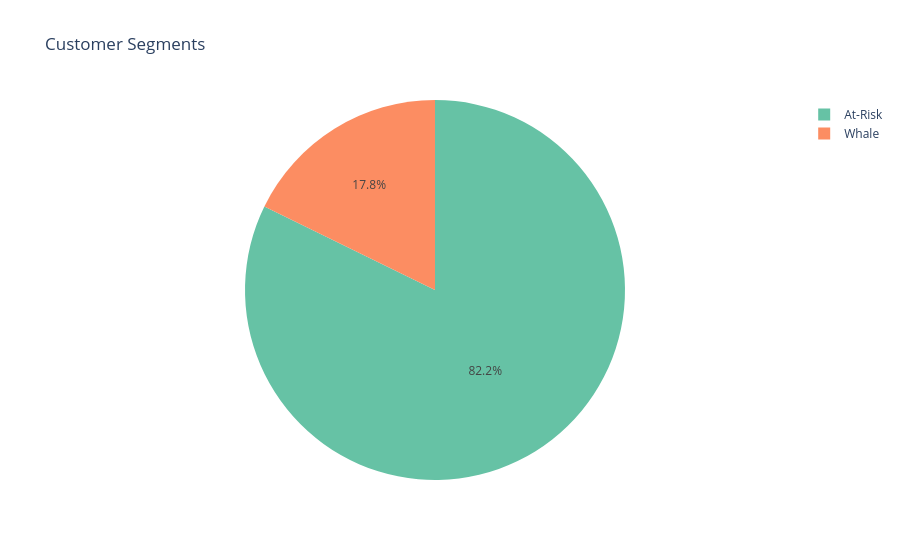

The notebook cell saved with this chart:
### Markdown cell above
## Step 5 — Customer Segmentation with K-Means

We train K-Means with **k=3** and evaluate with **Silhouette Score** (–1 to +1, higher = tighter clusters).  
Segments are labelled by comparing each cluster's mean RFM values.

### Code cell
kmeans = KMeans(n_clusters=3, random_state=42, n_init=10)
rfm["Cluster"] = kmeans.fit_predict(rfm_scaled)

sil = silhouette_score(rfm_scaled, rfm["Cluster"])
print(f"Silhouette Score: {sil:.4f}  (above 0.3 = acceptable separation)")

# Label segments by cluster means
cluster_means = rfm.groupby("Cluster")[["Recency","Frequency","Monetary"]].mean()
print("\nCluster means:")
print(cluster_means.round(1))

# Assign human-readable labels:
#   Loyal  = lowest recency (most recent), high frequency
#   Whale  = highest monetary
#   At-Risk = highest recency (longest since purchase)
labels = {}
labels[cluster_means["Recency"].idxmin()]   = "Loyal"
labels[cluster_means["Monetary"].idxmax()]  = "Whale"
for k in range(3):
    if k not in labels:
        labels[k] = "At-Risk"
rfm["Segment"] = rfm["Cluster"].map(labels)
print("\nSegment counts:")
print(rfm["Segment"].value_counts())

# Save artefacts
os.makedirs("models", exist_ok=True)
joblib.dump(kmeans,  "models/kmeans_model.pkl")
joblib.dump(scaler,  "models/scaler.pkl")
print("\nSaved → models/kmeans_model.pkl, models/scaler.pkl")

# Save customer segments CSV
rfm.to_csv("data/customer_segments.csv", index=False)

# Pie chart
fig = px.pie(rfm, names="Segment", title="Customer Segments",
             color_discrete_sequence=px.colors.qualitative.Set2)
fig.show()

### Figure 1 — Plotly figure (JSON) as saved in the notebook; plotly's stock layout.template omitted (floating-point values rounded to 4 significant figures; data arrays with more than 128 entries replaced by an {"elided": "..."} marker saying what was removed)
{"data": [{"domain": {"x": [0, 1], "y": [0, 1]}, "hovertemplate": "Segment=%{label}<extra></extra>", "labels": {"elided": "4338 str values"}, "legendgroup": "", "name": "", "showlegend": true, "type": "pie"}], "layout": {"legend": {"tracegroupgap": 0}, "piecolorway": ["rgb(102,194,165)", "rgb(252,141,98)", "rgb(141,160,203)", "rgb(231,138,195)", "rgb(166,216,84)", "rgb(255,217,47)", "rgb(229,196,148)", "rgb(179,179,179)"], "title": {"text": "Customer Segments"}}}
